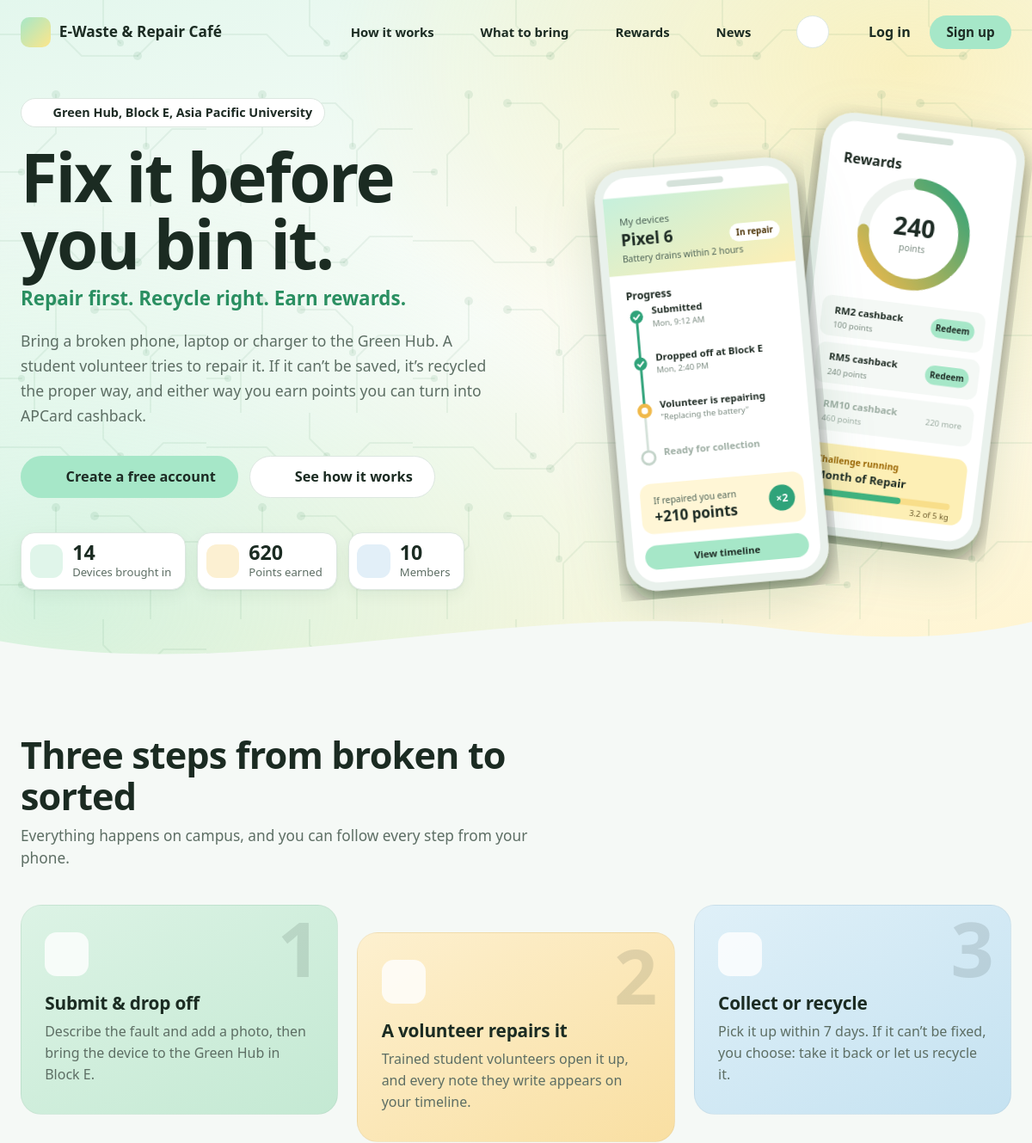
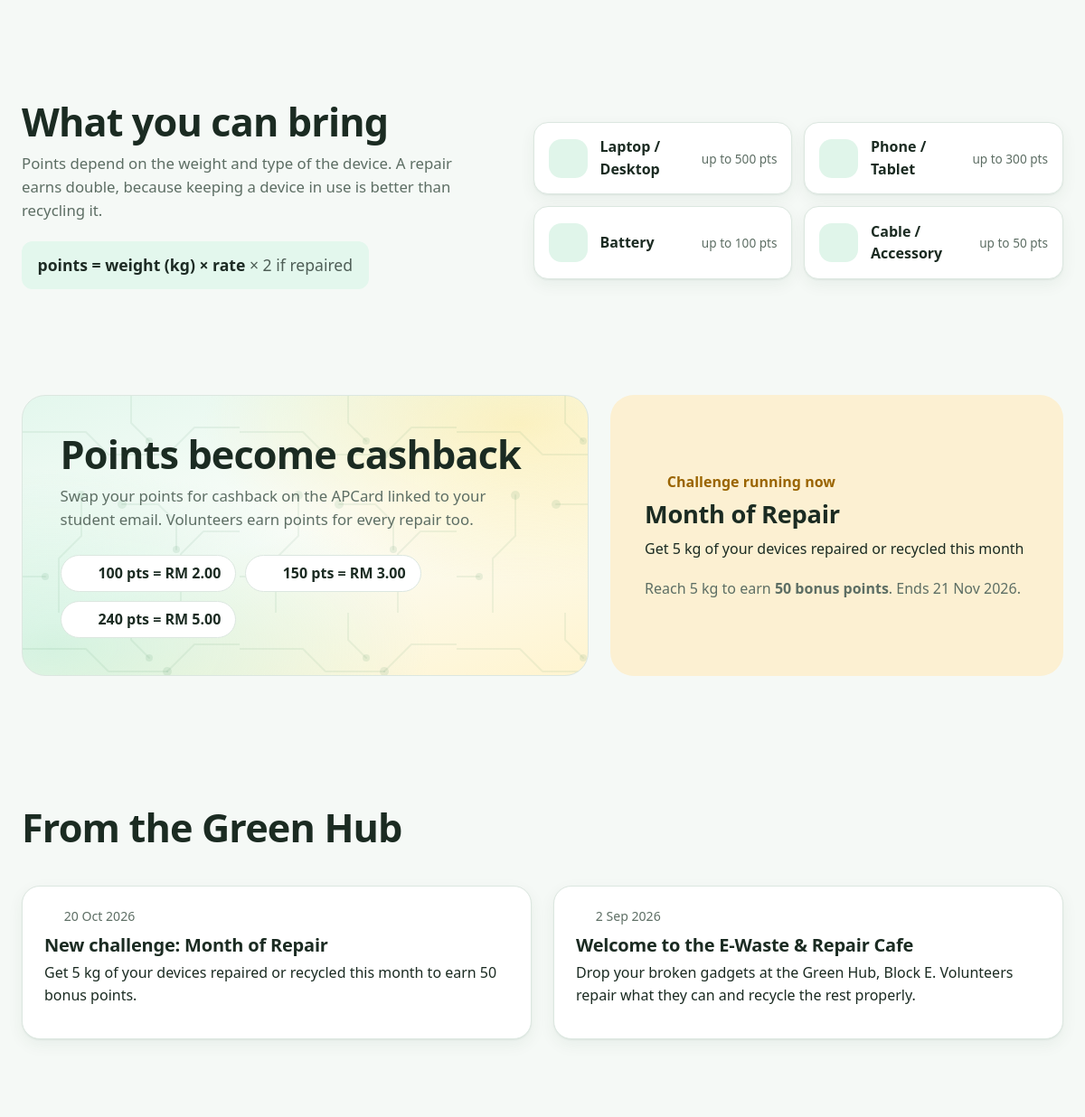
Before: / (upper part) with the older database file (2 pictures, top to bottom).
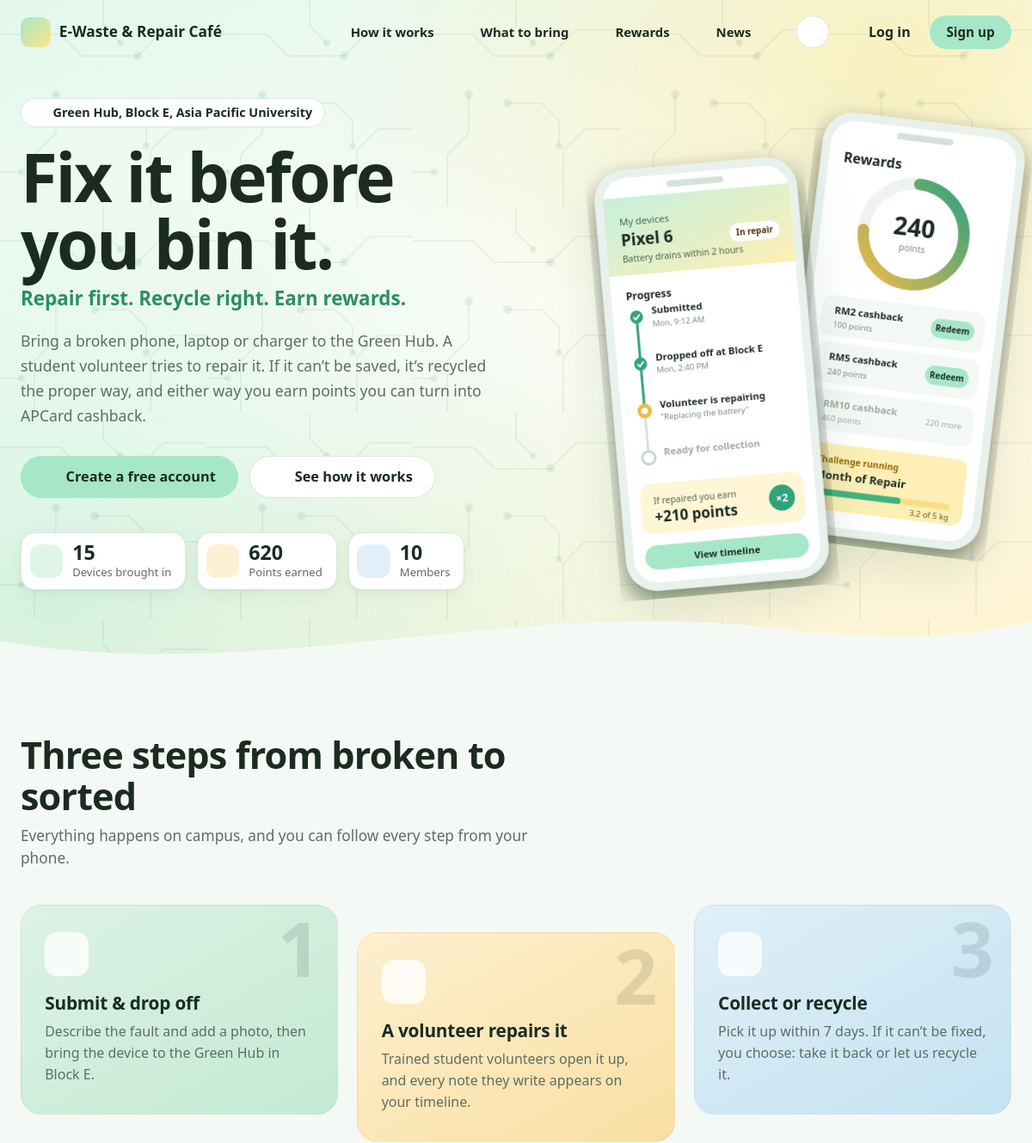
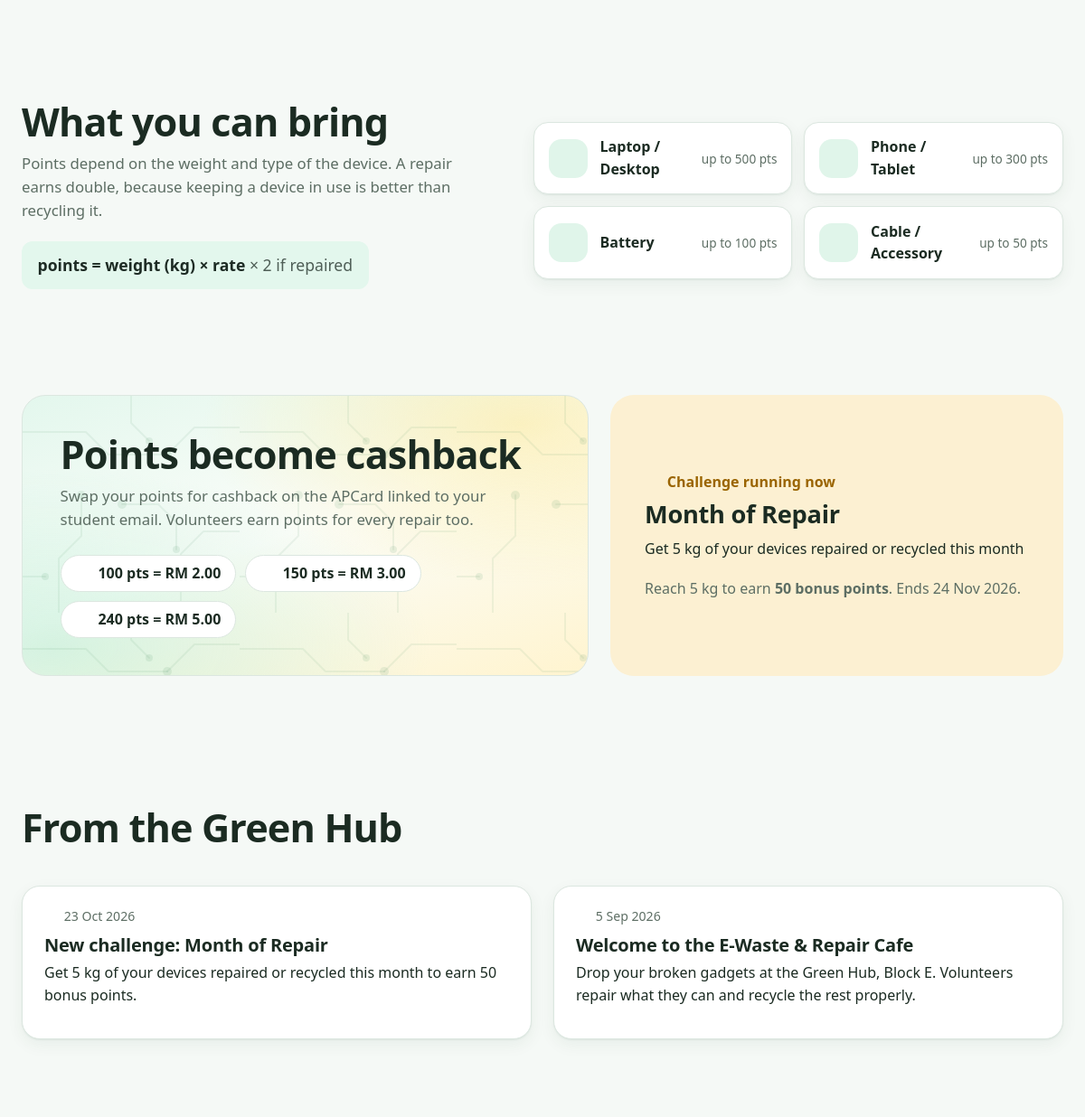
After: the same page with the newer database file (2 pictures, top to bottom).
### tables this page shows
CREATE TABLE `challenges` (
  `challengeID` varchar(10) NOT NULL,
  `created_by` varchar(10) NOT NULL,
  `title` varchar(100) NOT NULL,
  `description` varchar(255) NOT NULL,
  `target_kg` decimal(8,2) NOT NULL,
  `start_date` date NOT NULL,
  `end_date` date NOT NULL,
  `bonus_points` int(11) NOT NULL,
  `created_at` datetime NOT NULL DEFAULT current_timestamp()
);

CREATE TABLE `announcements` (
  `announcementID` varchar(10) NOT NULL,
  `created_by` varchar(10) NOT NULL,
  `title` varchar(100) NOT NULL,
  `message` varchar(500) NOT NULL,
  `created_at` datetime NOT NULL DEFAULT current_timestamp()
);

### includes/functions.php (called while the page is built, shortened)
<?php
require_once __DIR__ . '/icons.php';
function e($value)
{
    return htmlspecialchars((string) $value, ENT_QUOTES, 'UTF-8');
}
function nice_date($datetime, $withTime = false)
{
    return date($withTime ? 'j M Y, g:i A' : 'j M Y', strtotime($datetime));
}
function db_all($conn, $sql, $types = '', $params = [])
{
    $stmt = $conn->prepare($sql);
    $stmt->execute();
    $result = $stmt->get_result();
    return $result->fetch_all(MYSQLI_ASSOC);
}
function db_one($conn, $sql, $types = '', $params = [])
{
    $rows = db_all($conn, $sql, $types, $params);
    return $rows[0] ?? null;
}
function db_value($conn, $sql, $types = '', $params = [])
{
    $row = db_one($conn, $sql, $types, $params);
    return $row ? array_values($row)[0] : null;
}

### index.php (the view, shortened to what the changed rows need)
<?php
require 'config/db.php';
require 'includes/functions.php';
$stats = [
    'devices' => db_value($conn, "SELECT COUNT(*) FROM devices WHERE status <> 'Cancelled'"),
    'points'  => db_value($conn, "SELECT COALESCE(SUM(points), 0) FROM points_transactions WHERE txn_type IN ('earn', 'bonus')"),
    'members' => db_value($conn, "SELECT COUNT(*) FROM users WHERE is_active = 1"),
];
$challenge  = db_one($conn, "SELECT title, description, target_kg, bonus_points, end_date FROM challenges
                             WHERE CURDATE() BETWEEN start_date AND end_date LIMIT 1");
$news       = db_all($conn, "SELECT title, message, created_at FROM announcements ORDER BY created_at DESC LIMIT 2");
?>
<!DOCTYPE html>
<html lang="en">
<head>
    <link rel="stylesheet" href="assets/css/style.css">
</head>
<body class="landing">
<div class="hero-wrap">
        <a class="brand" href="index.php"><span class="brand-mark"><?= icon('recycle', 'icon-spin-hover') ?></span><span class="brand-text">E-Waste &amp; Repair Café</span></a>
    <section class="hero">
        <div class="hero-text">
            <h1>Fix it before<br>you bin it.</h1>
            <div class="hero-stats">
                <div><span class="stat-icon tint-mint"><?= icon('device') ?></span><dl><dd><?= number_format($stats['devices']) ?></dd><dt>Devices brought in</dt></dl></div>
            </div>
        </div>
    </section>
</div>
<main id="main">
    <section class="land-section" id="how">
        <div class="section-intro">
            <h2>Three steps from broken to sorted</h2>
        </div>
    </section>
    <section class="land-section split" id="bring">
        <div>
            <h2>What you can bring</h2>
        </div>
    </section>
    <section class="land-section rewards" id="rewards">
        <div class="reward-card">
            <h2>Points become cashback</h2>
        </div>
        <div class="challenge-card">
            <?php if ($challenge): ?>
                <p class="challenge-tag"><?= icon('flag') ?> Challenge running now</p>
                <h3><?= e($challenge['title']) ?></h3>
                <p><?= e($challenge['description']) ?></p>
                <p class="challenge-meta">Reach <?= e($challenge['target_kg'] + 0) ?> kg to earn <strong><?= (int) $challenge['bonus_points'] ?> bonus points</strong>. Ends <?= nice_date($challenge['end_date']) ?>.</p>
            <?php else: ?>
                <p class="challenge-tag"><?= icon('flag') ?> Challenges</p>
                <h3>No challenge is running right now</h3>
                <p>New challenges are posted on the announcement board. Everyone who reaches the target gets bonus points.</p>
            <?php endif; ?>
        </div>
    </section>
    <section class="land-section" id="news">
        <div class="section-intro">
            <h2>From the Green Hub</h2>
        </div>
        <div class="news-grid">
            <?php foreach ($news as $n): ?>
                <article class="news-item">
                    <time datetime="<?= e(date('Y-m-d', strtotime($n['created_at']))) ?>"><?= icon('calendar') ?> <?= nice_date($n['created_at']) ?></time>
                    <h3><?= e($n['title']) ?></h3>
                    <p><?= e($n['message']) ?></p>
                </article>
            <?php endforeach; ?>
        </div>
    </section>
</main>
</body>
</html>

### includes/icons.php (shortened to what the changed rows need)
<?php
function icon($name, $class = '')
{
    $svg = $paths[$name] ?? $paths['box'];
    return '<svg class="icon ' . $class . '" viewBox="0 0 24 24" aria-hidden="true" focusable="false">' . $svg . '</svg>';
}

Changed rows visible on the page:
changed challenges "Month of Repair": end_date "21 Nov 2026" → "24 Nov 2026"
changed announcements "New challenge: Month of Repair": created_at "20 Oct 2026" → "23 Oct 2026"
changed announcements "Welcome to the E-Waste & Repair Cafe": created_at "2 Sep 2026" → "5 Sep 2026"
Other visible differences:
$stats['devices']: "14" → "15"
